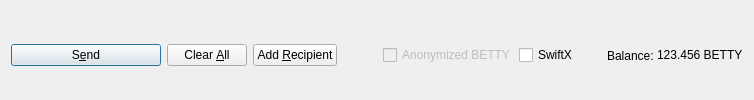
         <widget class="QFrame" name="frame_Send">
          <layout class="QHBoxLayout" name="horizontalLayout">
           <property name="bottomMargin">
            <number>0</number>
           </property>
           <item>
            <widget class="QPushButton" name="sendButton">
             <property name="minimumSize">
              <size>
               <width>150</width>
               <height>0</height>
              </size>
             </property>
             <property name="toolTip">
              <string>Confirm the send action</string>
             </property>
             <property name="text">
              <string>S&amp;end</string>
             </property>
             <property name="icon">
              <iconset resource="../betty.qrc">
               <normaloff>:/icons/send</normaloff>:/icons/send</iconset>
             </property>
             <property name="autoDefault">
              <bool>false</bool>
             </property>
             <property name="default">
              <bool>true</bool>
             </property>
            </widget>
           </item>
           <item>
            <widget class="QPushButton" name="clearButton">
             <property name="sizePolicy">
              <sizepolicy hsizetype="Minimum" vsizetype="Fixed">
               <horstretch>0</horstretch>
               <verstretch>0</verstretch>
              </sizepolicy>
             </property>
             <property name="toolTip">
              <string>Clear all fields of the form.</string>
             </property>
             <property name="text">
              <string>Clear &amp;All</string>
             </property>
             <property name="icon">
              <iconset resource="../betty.qrc">
               <normaloff>:/icons/remove</normaloff>:/icons/remove</iconset>
             </property>
             <property name="autoDefault">
              <bool>false</bool>
             </property>
            </widget>
           </item>
           <item>
            <widget class="QPushButton" name="addButton">
             <property name="toolTip">
              <string>Send to multiple recipients at once</string>
             </property>
             <property name="text">
              <string>Add &amp;Recipient</string>
             </property>
             <property name="icon">
              <iconset resource="../betty.qrc">
               <normaloff>:/icons/add</normaloff>:/icons/add</iconset>
             </property>
             <property name="autoDefault">
              <bool>false</bool>
             </property>
            </widget>
           </item>
           <item>
            <spacer name="horizontalSpacer">
             <property name="orientation">
              <enum>Qt::Horizontal</enum>
             </property>
             <property name="sizeHint" stdset="0">
              <size>
               <width>40</width>
               <height>20</height>
              </size>
             </property>
            </spacer>
           </item>
           <item>
            <layout class="QHBoxLayout" name="horizontalLayout_2">
             <property name="spacing">
              <number>3</number>
             </property>
             <item>
              <widget class="QCheckBox" name="checkzBETTY">
               <property name="enabled">
                <bool>false</bool>
               </property>
               <property name="text">
                <string>Anonymized BETTY</string>
               </property>
              </widget>
             </item>
             <item>
              <widget class="QCheckBox" name="checkSwiftTX">
               <property name="enabled">
                <bool>true</bool>
               </property>
               <property name="minimumSize">
                <size>
                 <width>85</width>
                 <height>0</height>
                </size>
               </property>
               <property name="text">
                <string>SwiftX</string>
               </property>
              </widget>
             </item>
             <item>
              <widget class="QLabel" name="label">
               <property name="text">
                <string>Balance:</string>
               </property>
              </widget>
             </item>
             <item>
              <widget class="QLabel" name="labelBalance">
               <property name="sizePolicy">
                <sizepolicy hsizetype="Preferred" vsizetype="Fixed">
                 <horstretch>0</horstretch>
                 <verstretch>0</verstretch>
                </sizepolicy>
               </property>
               <property name="cursor">
                <cursorShape>IBeamCursor</cursorShape>
               </property>
               <property name="text">
                <string notr="true">123.456 BETTY</string>
               </property>
               <property name="textInteractionFlags">
                <set>Qt::LinksAccessibleByMouse|Qt::TextSelectableByKeyboard|Qt::TextSelectableByMouse</set>
               </property>
              </widget>
             </item>
            </layout>
           </item>
          </layout>
         </widget>
